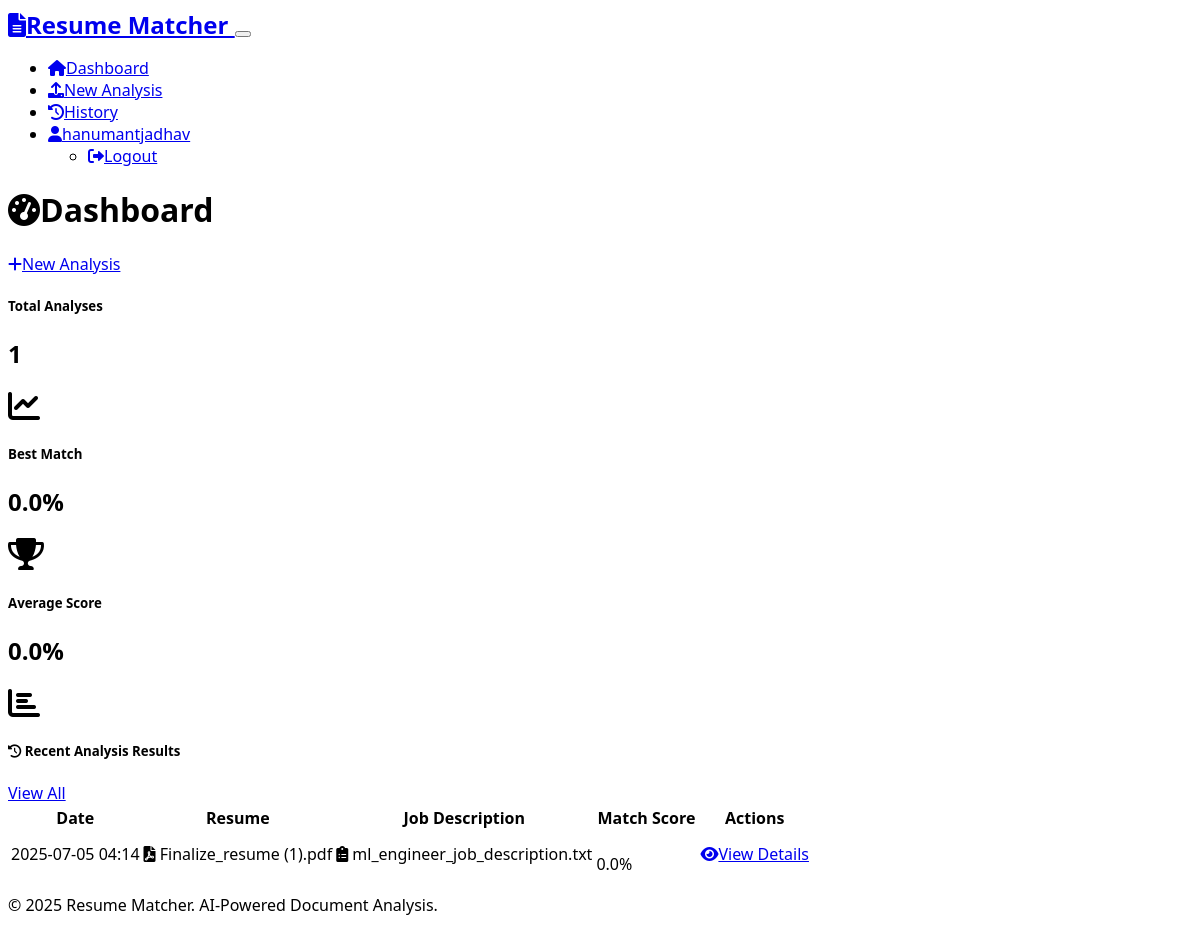
The page /dashboard (signed in) on the database its author committed.
### models.py (models this page shows)
class User(UserMixin, db.Model):
    id = db.Column(db.Integer, primary_key=True)
    username = db.Column(db.String(64), unique=True, nullable=False)
    email = db.Column(db.String(120), unique=True, nullable=False)
    password_hash = db.Column(db.String(256), nullable=False)
    created_at = db.Column(db.DateTime, default=datetime.utcnow)
    match_results = db.relationship('MatchResult', backref='user', lazy=True, cascade='all, delete-orphan')

class MatchResult(db.Model):
    id = db.Column(db.Integer, primary_key=True)
    user_id = db.Column(db.Integer, db.ForeignKey('user.id'), nullable=False)
    resume_filename = db.Column(db.String(255), nullable=False)
    job_description_filename = db.Column(db.String(255), nullable=False)
    match_score = db.Column(db.Float, nullable=False)
    resume_keywords = db.Column(db.Text)  # JSON string
    job_keywords = db.Column(db.Text)  # JSON string
    suggestions = db.Column(db.Text)  # JSON string
    created_at = db.Column(db.DateTime, default=datetime.utcnow)

### routes.py (the view)
@app.route('/dashboard')
@login_required
def dashboard():
    recent_results = MatchResult.query.filter_by(user_id=current_user.id)\
                                    .order_by(MatchResult.created_at.desc())\
                                    .limit(5).all()
    return render_template('dashboard.html', recent_results=recent_results)

### app.py (called while the page is built)
@login_manager.user_loader
def load_user(user_id):
    from models import User
    return User.query.get(int(user_id))

### templates/dashboard.html (shortened to what this page needs)
{% extends "base.html" %}
{% block content %}
<div class="row">
    <div class="col-12">
        <div class="d-flex justify-content-between align-items-center mb-4">
            <h1><i class="fas fa-tachometer-alt me-2"></i>Dashboard</h1>
            <a href="{{ url_for('upload_files') }}" class="btn btn-primary">
                <i class="fas fa-plus me-1"></i>New Analysis
            </a>
        </div>
    </div>
</div>
<div class="row mb-4">
    <div class="col-md-4">
        <div class="card bg-primary text-white">
            <div class="card-body">
                <div class="d-flex align-items-center">
                    <div class="flex-grow-1">
                        <h5 class="card-title">Total Analyses</h5>
                        <h2 class="mb-0">{{ recent_results|length if show_all else recent_results|length }}</h2>
                    </div>
                    <div class="ms-3">
                        <i class="fas fa-chart-line fa-2x"></i>
                    </div>
                </div>
            </div>
        </div>
    </div>
    <div class="col-md-4">
        <div class="card bg-success text-white">
            <div class="card-body">
                <div class="d-flex align-items-center">
                    <div class="flex-grow-1">
                        <h5 class="card-title">Best Match</h5>
                        <h2 class="mb-0">
                            {% if recent_results %}
                                {{ "%.1f"|format(recent_results|map(attribute='match_score')|max) }}%
                            {% else %}
                                0%
                            {% endif %}
                        </h2>
                    </div>
                    <div class="ms-3">
                        <i class="fas fa-trophy fa-2x"></i>
                    </div>
                </div>
            </div>
        </div>
    </div>
    <div class="col-md-4">
        <div class="card bg-info text-white">
            <div class="card-body">
                <div class="d-flex align-items-center">
                    <div class="flex-grow-1">
                        <h5 class="card-title">Average Score</h5>
                        <h2 class="mb-0">
                            {% if recent_results %}
                                {{ "%.1f"|format(recent_results|map(attribute='match_score')|sum / recent_results|length) }}%
                            {% else %}
                                0%
                            {% endif %}
                        </h2>
                    </div>
                    <div class="ms-3">
                        <i class="fas fa-chart-bar fa-2x"></i>
                    </div>
                </div>
            </div>
        </div>
    </div>
</div>
<div class="row">
    <div class="col-12">
        <div class="card">
            <div class="card-header d-flex justify-content-between align-items-center">
                <h5 class="mb-0">
                    <i class="fas fa-history me-2"></i>
                    {% if show_all %}All Analysis Results{% else %}Recent Analysis Results{% endif %}
                </h5>
                {% if not show_all and recent_results|length > 0 %}
                    <a href="{{ url_for('view_history') }}" class="btn btn-outline-secondary btn-sm">View All</a>
                {% endif %}
            </div>
            <div class="card-body">
                {% if recent_results %}
                    <div class="table-responsive">
                        <table class="table table-hover">
                            <thead>
                                <tr>
                                    <th>Date</th>
                                    <th>Resume</th>
                                    <th>Job Description</th>
                                    <th>Match Score</th>
                                    <th>Actions</th>
                                </tr>
                            </thead>
                            <tbody>
                                {% for result in recent_results %}
                                <tr>
                                    <td>{{ result.created_at.strftime('%Y-%m-%d %H:%M') }}</td>
                                    <td>
                                        <i class="fas fa-file-pdf text-danger me-1"></i>
                                        {{ result.resume_filename }}
                                    </td>
                                    <td>
                                        <i class="fas fa-clipboard-list text-info me-1"></i>
                                        {% if result.job_description_filename == "Direct Input" %}
                                            Job Description (Text Input)
                                        {% else %}
                                            {{ result.job_description_filename }}
                                        {% endif %}
                                    </td>
                                    <td>
                                        <div class="d-flex align-items-center">
                                            <div class="progress me-2" style="width: 100px; height: 20px;">
                                            </div>
                                            <span class="fw-bold">{{ "%.1f"|format(result.match_score) }}%</span>
                                        </div>
                                    </td>
                                    <td>
                                        <a href="{{ url_for('view_results', result_id=result.id) }}"
                                           class="btn btn-outline-primary btn-sm">
                                            <i class="fas fa-eye me-1"></i>View Details
                                        </a>
                                    </td>
                                </tr>
                                {% endfor %}
                            </tbody>
                        </table>
                    </div>
                {% endif %}
            </div>
        </div>
    </div>
</div>
{% endblock %}

### templates/base.html (shortened to what this page needs)
<!DOCTYPE html>
<html lang="en" data-bs-theme="dark">
<head>
    <link href="https://cdn.replit.com/agent/bootstrap-agent-dark-theme.min.css" rel="stylesheet">
    <link rel="stylesheet" href="https://cdnjs.cloudflare.com/ajax/libs/font-awesome/6.0.0/css/all.min.css">
    <link rel="stylesheet" href="{{ url_for('static', filename='css/style.css') }}">
</head>
<body>
    <nav class="navbar navbar-expand-lg navbar-dark bg-dark">
        <div class="container">
            <a class="navbar-brand" href="{{ url_for('dashboard') if current_user.is_authenticated else url_for('login') }}">
                <i class="fas fa-file-alt me-2"></i>Resume Matcher
            </a>
            <button class="navbar-toggler" type="button" data-bs-toggle="collapse" data-bs-target="#navbarNav">
            </button>
            <div class="collapse navbar-collapse" id="navbarNav">
                <ul class="navbar-nav ms-auto">
                    {% if current_user.is_authenticated %}
                        <li class="nav-item">
                            <a class="nav-link" href="{{ url_for('dashboard') }}">
                                <i class="fas fa-home me-1"></i>Dashboard
                            </a>
                        </li>
                        <li class="nav-item">
                            <a class="nav-link" href="{{ url_for('upload_files') }}">
                                <i class="fas fa-upload me-1"></i>New Analysis
                            </a>
                        </li>
                        <li class="nav-item">
                            <a class="nav-link" href="{{ url_for('view_history') }}">
                                <i class="fas fa-history me-1"></i>History
                            </a>
                        </li>
                        <li class="nav-item dropdown">
                            <a class="nav-link dropdown-toggle" href="#" role="button" data-bs-toggle="dropdown">
                                <i class="fas fa-user me-1"></i>{{ current_user.username }}
                            </a>
                            <ul class="dropdown-menu">
                                <li><a class="dropdown-item" href="{{ url_for('logout') }}">
                                    <i class="fas fa-sign-out-alt me-1"></i>Logout
                                </a></li>
                            </ul>
                        </li>
                    {% endif %}
                </ul>
            </div>
        </div>
    </nav>
    <main class="container mt-4">
        {% block content %}{% endblock %}
    </main>
    <footer class="bg-dark text-light mt-5 py-4">
        <div class="container text-center">
            <p>&copy; 2025 Resume Matcher. AI-Powered Document Analysis.</p>
        </div>
    </footer>
</body>
</html>

### static/css/style.css (style rules this page uses)
body { font-family: 'Segoe UI', Tahoma, Geneva, Verdana, sans-serif; }
.progress { border-radius: 10px; overflow: hidden; }
.card { transition: transform 0.2s ease, box-shadow 0.2s ease; }
.navbar-brand { font-weight: 600; font-size: 1.5rem; }
.btn { transition: all 0.2s ease; }
footer { margin-top: auto; }
[data-bs-theme="dark"] .card { background-color: var(--bs-dark); border-color: var(--bs-gray-700); }

### rows shown on the page
User: username "hanumantjadhav"
MatchResult: created_at "2025-07-05 04:14", resume_filename "Finalize_resume (1).pdf", job_description_filename "ml_engineer_job_description.txt", match_score "0.0"

### other values the page prints
{{ recent_results|length if show_all else recent_results|length }} "1"
{{ "%.1f"|format(recent_results|map(attribute='match_score')|max) }} "0.0"
